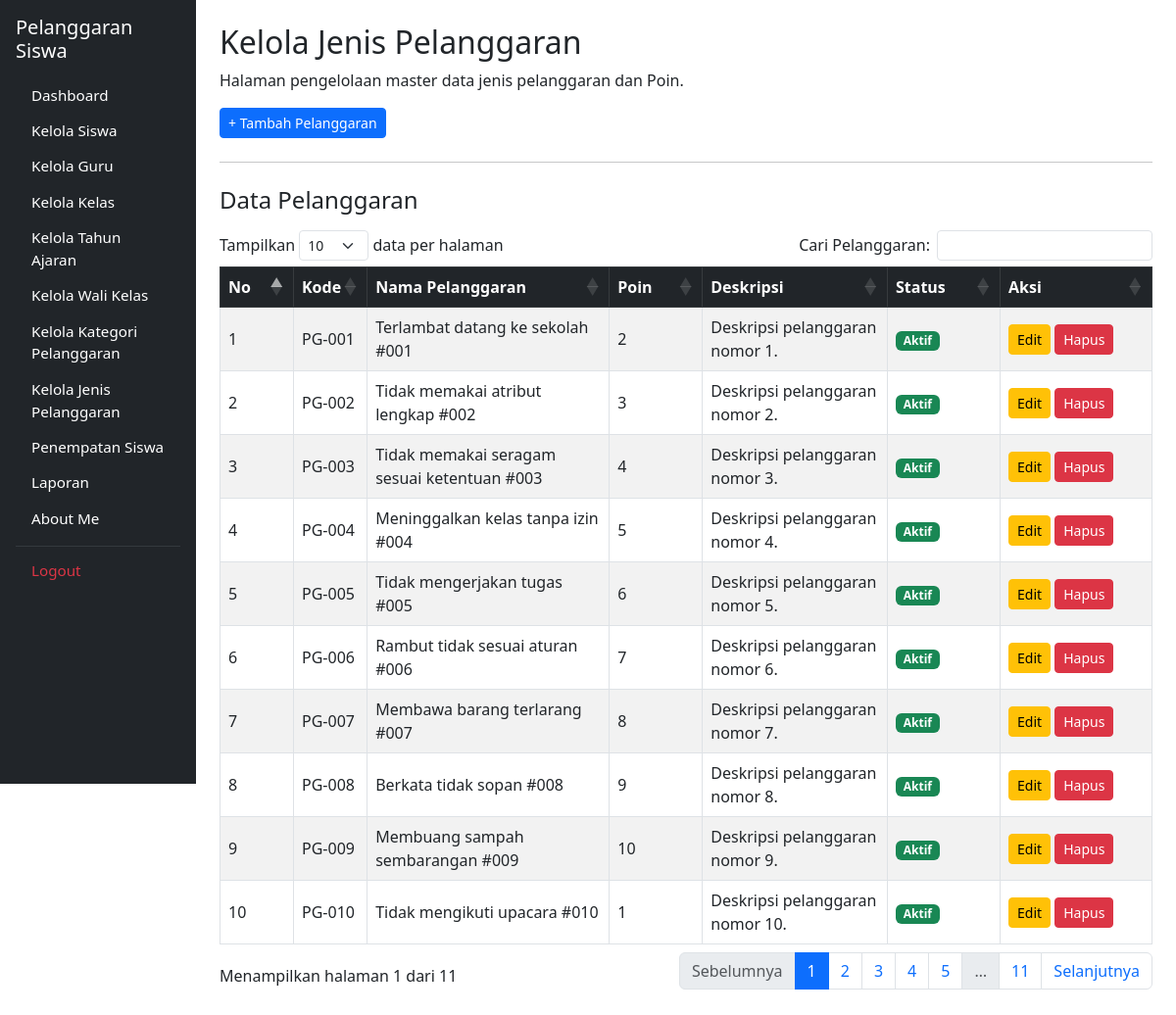
Screenshot of /kelola_jenis_pelanggaran.php (signed in) with the database file from the repository.
### tables this page shows
CREATE TABLE `t_pelanggaran` (
  `id` int(11) NOT NULL,
  `pelanggaran_kategori_id` int(11) DEFAULT NULL,
  `kode` varchar(30) DEFAULT NULL,
  `nama` varchar(150) DEFAULT NULL,
  `poin` int(11) NOT NULL,
  `deskripsi` text NOT NULL,
  `status_aktif` tinyint(1) NOT NULL,
  `created_at` timestamp NOT NULL DEFAULT current_timestamp(),
  `updated_at` timestamp NOT NULL DEFAULT current_timestamp(),
  `id_t_siswa` int(11) NOT NULL,
  `pelanggaran` varchar(255) NOT NULL,
  `tanggal` date DEFAULT NULL,
  `status_tindakan` varchar(100) NOT NULL DEFAULT 'Perlu Tindakan'
);

### kelola_jenis_pelanggaran.php (the view, shortened to what this page needs)
<?php
include 'config/koneksi.php';
$nama_tabel = 't_pelanggaran';
$pk_col = 'id';
$columns = [];
$col_query = mysqli_query($koneksi, "SHOW COLUMNS FROM `$nama_tabel`");
if ($col_query) {
    while ($col = mysqli_fetch_assoc($col_query)) {
        $columns[] = $col['Field'];
        if ($col['Key'] === 'PRI') {
            $pk_col = $col['Field'];
        }
    }
}
$has_kode     = in_array('kode', $columns);
$col_nama     = in_array('nama_pelanggaran', $columns) ? 'nama_pelanggaran' : (in_array('nama', $columns) ? 'nama' : 'nama_pelanggaran');
$has_poin     = in_array('poin', $columns);
$has_desk     = in_array('deskripsi', $columns);
$query_data = mysqli_query($koneksi, "SELECT * FROM `$nama_tabel` ORDER BY `$pk_col` ASC");
?>
<!DOCTYPE html>
<html lang="id">
<head>
    <link href="https://cdn.jsdelivr.net/npm/bootstrap@5.3.0/dist/css/bootstrap.min.css" rel="stylesheet">
    <link rel="stylesheet" href="https://cdn.datatables.net/1.13.6/css/dataTables.bootstrap5.min.css">
</head>
<body>
<div class="container-fluid">
    <div class="row">
        <div class="col-md-3 col-lg-2 bg-dark p-3 sidebar-sticky">
            <h4 class="text-white mb-3 fs-5">Pelanggaran Siswa</h4>
            <ul class="nav nav-pills flex-column">
                <li class="nav-item"><a href="dashboard.php" class="nav-link text-white">Dashboard</a></li>
                <li class="nav-item"><a href="kelola_siswa.php" class="nav-link text-white">Kelola Siswa</a></li>
                <li class="nav-item"><a href="kelola_guru.php" class="nav-link text-white">Kelola Guru</a></li>
                <li class="nav-item"><a href="kelola_kelas.php" class="nav-link text-white">Kelola Kelas</a></li>
                <li class="nav-item"><a href="kelola_tahun_ajaran.php" class="nav-link text-white">Kelola Tahun Ajaran</a></li>
                <li class="nav-item"><a href="kelola_wali_kelas.php" class="nav-link text-white">Kelola Wali Kelas</a></li>
                <li class="nav-item"><a href="kelola_kategori_pelanggaran.php" class="nav-link text-white">Kelola Kategori Pelanggaran</a></li>
                <li class="nav-item">
                    <a href="kelola_jenis_pelanggaran.php" class="nav-link btn btn-primary text-white text-start">Kelola Jenis Pelanggaran</a>
                </li>
                <li class="nav-item"><a href="penempatan_siswa.php" class="nav-link text-white">Penempatan Siswa</a></li>
                <li class="nav-item"><a href="pelanggaran.php" class="nav-link text-white">Laporan</a></li>
                <li class="nav-item"><a href="tentang_saya.php" class="nav-link text-white">About Me</a></li>
                <hr class="text-secondary my-2">
                <li class="nav-item"><a href="logout.php" class="nav-link text-danger">Logout</a></li>
            </ul>
        </div>
        <main class="col-md-9 col-lg-10 p-4">
            <h2>Kelola Jenis Pelanggaran</h2>
            <p>Halaman pengelolaan master data jenis pelanggaran dan Poin.</p>
            <div class="mb-3">
                <button class="btn btn-primary btn-sm" data-bs-toggle="modal" data-bs-target="#modalTambah">+ Tambah Pelanggaran</button>
            </div>
            <hr class="my-4">
            <h4 class="mb-3">Data Pelanggaran</h4>
            <div class="table-responsive">
                <table id="tabelPelanggaran" class="table table-bordered table-striped align-middle" style="width:100%">
                    <thead class="table-dark">
                        <tr>
                            <th width="40">No</th>
                            <?php if ($has_kode): ?><th>Kode</th><?php endif; ?>
                            <th>Nama Pelanggaran</th>
                            <?php if ($has_poin): ?><th width="60">Poin</th><?php endif; ?>
                            <?php if ($has_desk): ?><th>Deskripsi</th><?php endif; ?>
                            <th width="80">Status</th>
                            <th width="120">Aksi</th>
                        </tr>
                    </thead>
                    <tbody>
                        <?php
                        $no = 1;
                        if ($query_data && mysqli_num_rows($query_data) > 0) :
                            while ($row = mysqli_fetch_assoc($query_data)) :
                                $id_row = $row[$pk_col];
                                $kd     = $has_kode ? ($row['kode'] ?? ('PG-' . sprintf("%03d", $no))) : '';
                                $nm     = $row[$col_nama] ?? '-';
                                $pn     = $has_poin ? ($row['poin'] ?? 0) : 0;
                                $desk   = $has_desk ? ($row['deskripsi'] ?? '-') : '';
                        ?>
                        <tr>
                            <td><?= $no++; ?></td>
                            <?php if ($has_kode): ?><td><?= htmlspecialchars($kd); ?></td><?php endif; ?>
                            <td><?= htmlspecialchars($nm); ?></td>
                            <?php if ($has_poin): ?><td><?= htmlspecialchars($pn); ?></td><?php endif; ?>
                            <?php if ($has_desk): ?><td><?= htmlspecialchars($desk); ?></td><?php endif; ?>
                            <td><span class="badge bg-success">Aktif</span></td>
                            <td>
                                <button class="btn btn-warning btn-sm" data-bs-toggle="modal" data-bs-target="#editModal<?= $id_row; ?>">Edit</button>
                                <a href="kelola_jenis_pelanggaran.php?hapus=<?= $id_row; ?>"
                                   class="btn btn-danger btn-sm"
                                   onclick="return confirm('Yakin ingin menghapus pelanggaran ini?')">
                                   Hapus
                                </a>
                            </td>
                        </tr>
                        <?php
                            endwhile;
                        endif;
                        ?>
                    </tbody>
                </table>
            </div>
        </main>
    </div>
</div>
</body>
</html>

### kelola_jenis_pelanggaran.php (style rules this page uses)
.sidebar-sticky { position: sticky; top: 0; height: 100vh; overflow-y: auto; }
.sidebar-sticky .nav-link { padding-top: 0.35rem !important; padding-bottom: 0.35rem !important; font-size: 0.95rem; }
.sidebar-sticky .nav-item { margin-bottom: 0.15rem !important; }

### rows the page displays
t_pelanggaran: kode "PG-001", nama "Terlambat datang ke sekolah #001", poin "2", deskripsi "Deskripsi pelanggaran nomor 1."
t_pelanggaran: kode "PG-002", nama "Tidak memakai atribut lengkap #002", poin "3", deskripsi "Deskripsi pelanggaran nomor 2."
t_pelanggaran: kode "PG-003", nama "Tidak memakai seragam sesuai ketentuan #003", poin "4", deskripsi "Deskripsi pelanggaran nomor 3."
t_pelanggaran: kode "PG-004", nama "Meninggalkan kelas tanpa izin #004", poin "5", deskripsi "Deskripsi pelanggaran nomor 4."
t_pelanggaran: kode "PG-005", nama "Tidak mengerjakan tugas #005", poin "6", deskripsi "Deskripsi pelanggaran nomor 5."
t_pelanggaran: kode "PG-006", nama "Rambut tidak sesuai aturan #006", poin "7", deskripsi "Deskripsi pelanggaran nomor 6."
t_pelanggaran: kode "PG-007", nama "Membawa barang terlarang #007", poin "8", deskripsi "Deskripsi pelanggaran nomor 7."
t_pelanggaran: kode "PG-008", nama "Berkata tidak sopan #008", poin "9", deskripsi "Deskripsi pelanggaran nomor 8."
t_pelanggaran: kode "PG-009", nama "Membuang sampah sembarangan #009", poin "10", deskripsi "Deskripsi pelanggaran nomor 9."
t_pelanggaran: kode "PG-010", nama "Tidak mengikuti upacara #010", poin "1", deskripsi "Deskripsi pelanggaran nomor 10."
